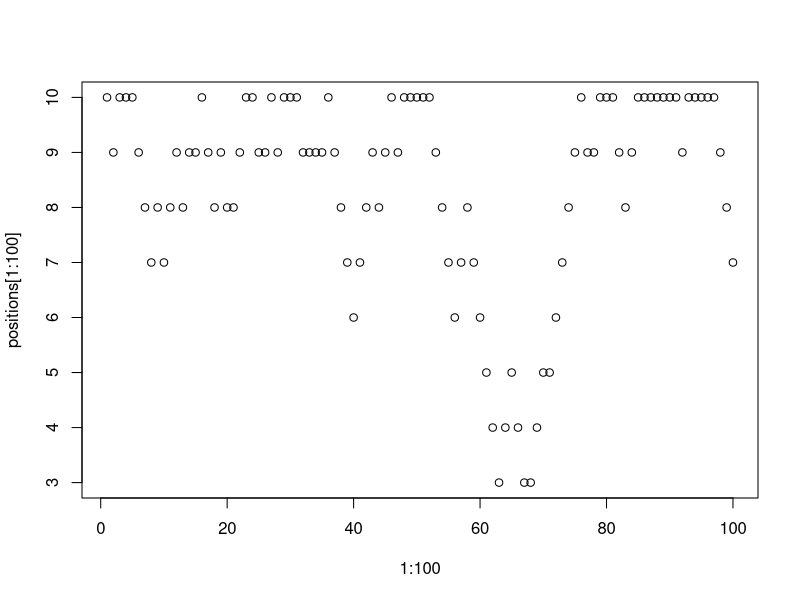
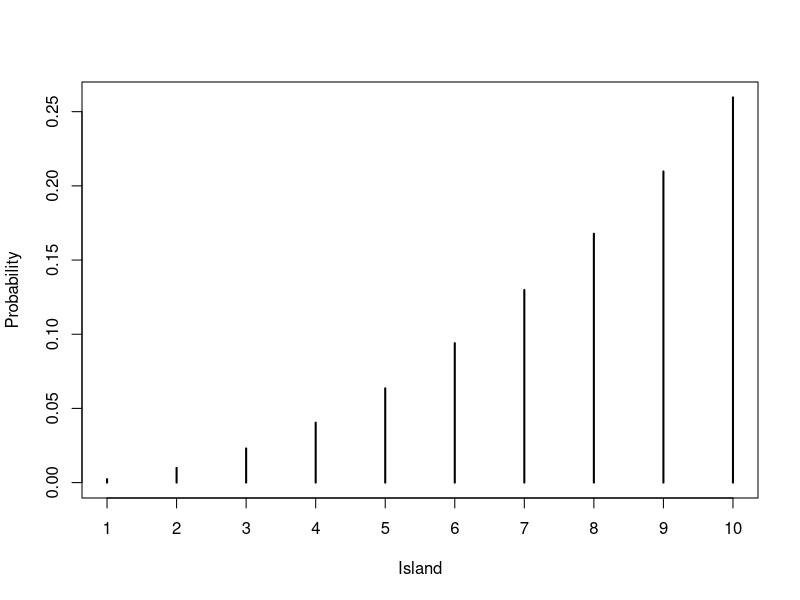
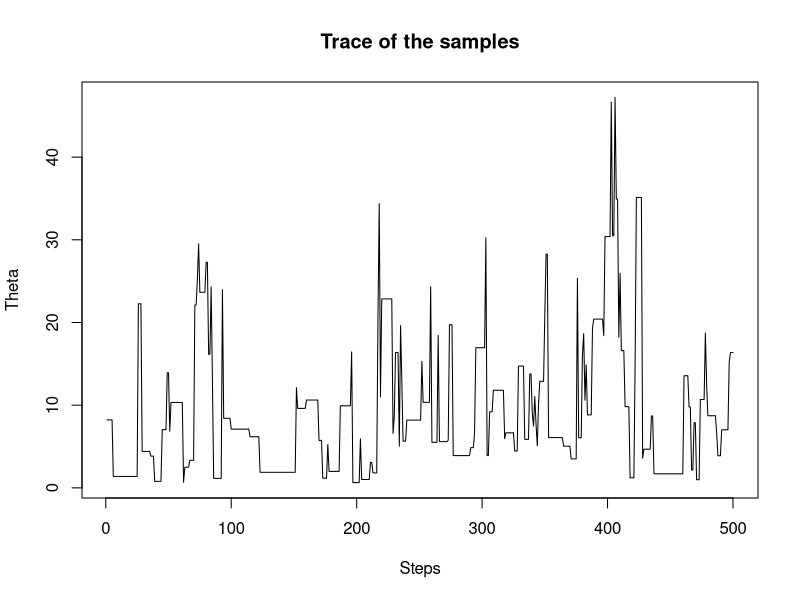

Write the R code that produced these figures, in order.
## ---- chunk 1
  if (exists("lsg") == FALSE){ #Nur falls von RStudio aufgerufen
    lsg <- TRUE   #Wenn man die lsg ausgeben will dann lsg <- TRUE sonst 
  }
  if (exists("baseDir") == FALSE){ #Nur falls von RStudio aufgerufen
    baseDir = getwd()
  }
  ig <- function(name, scale = 1) {
     return (paste0("\\includegraphics[ scale =", scale,"]{", baseDir,"/", name, "}"))
  }
## ---- chunk 2
num_weeks <- 1e5
positions <- rep(0, num_weeks)
s = (1:10)^2 #Sizes of the islands in abitrary units
current <- 10
for (i in 1:num_weeks) {
  ## record current position
  positions[i] <- current
  ## flip coin to generate proposal
  proposal <- current + sample(c(-1, 1), size = 1)
  ## now make sure he loops around the archipelago
  if (proposal < 1) proposal <- 10
  if (proposal > 10) proposal <- 1
  ## move?
  prob_move <- s[proposal] / s[current]
  current <- ifelse(runif(1) < prob_move, proposal, current)
}
plot(1:100, positions[1:100])
plot(table(positions)/num_weeks, type = "h", xlab = "Island", ylab = "Probability")
## ---- chunk 3
### We observe that the chain moves larger distances, but the acceptance rate is lower (many horizonal lines)

Steps = 10000
plot_max = 500
thetas = rep(NA, Steps)

# Some target distribution (only up to a constant factor)
p = function(theta){
  return (dexp(theta, rate=1/10)*42)
}

theta = 60 #Initial value
for (t in 1:Steps) {
  theta_star = rnorm(1, theta, 30)  # Propose a new value
  A = min(1, p(theta_star)/p(theta)) #Acceptance probability
  # Accept or reject the new value
  if (runif(1) < A) { # Accept with probability A
    thetas[t] = theta_star
    theta = theta_star 
  } 
  thetas[t] = theta
}
plot(1:plot_max, thetas[1:plot_max], type = "l", xlab = "Steps", ylab = "Theta", main="Trace of the samples")
